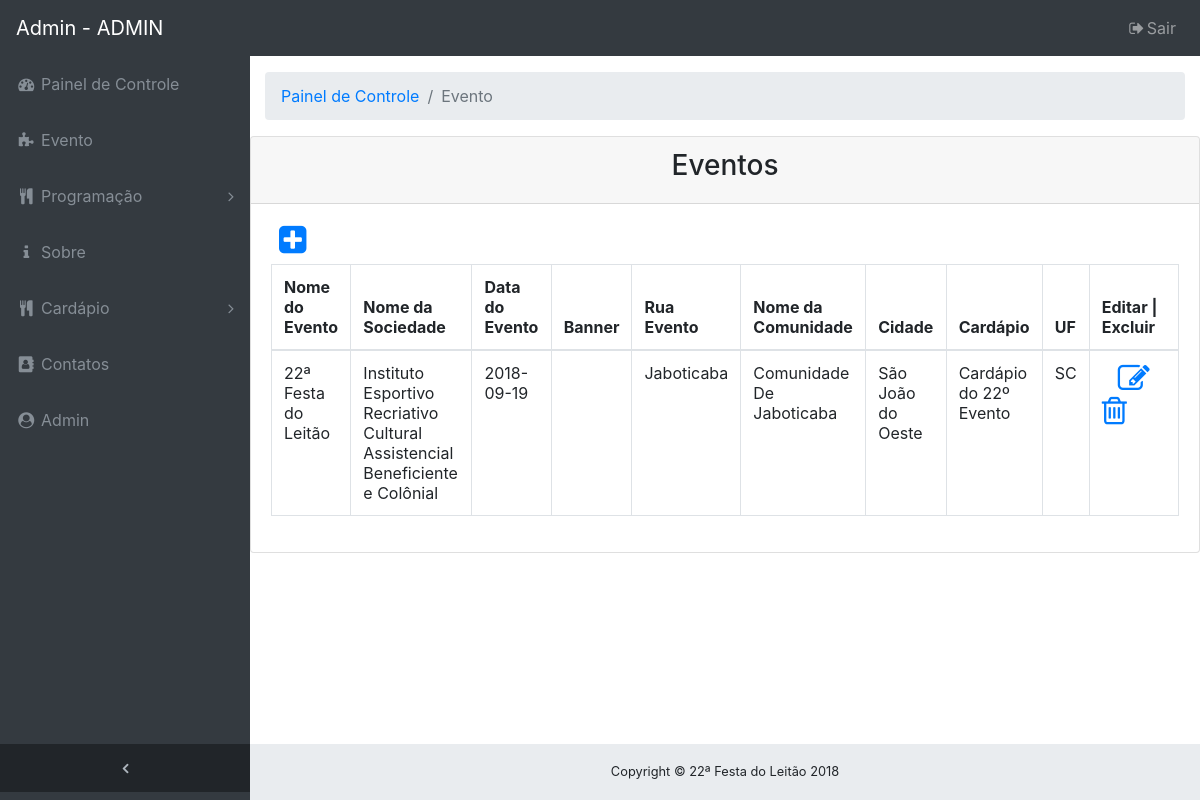
Before: /admin/index.php?url=evento.php (signed in) with the older database file.
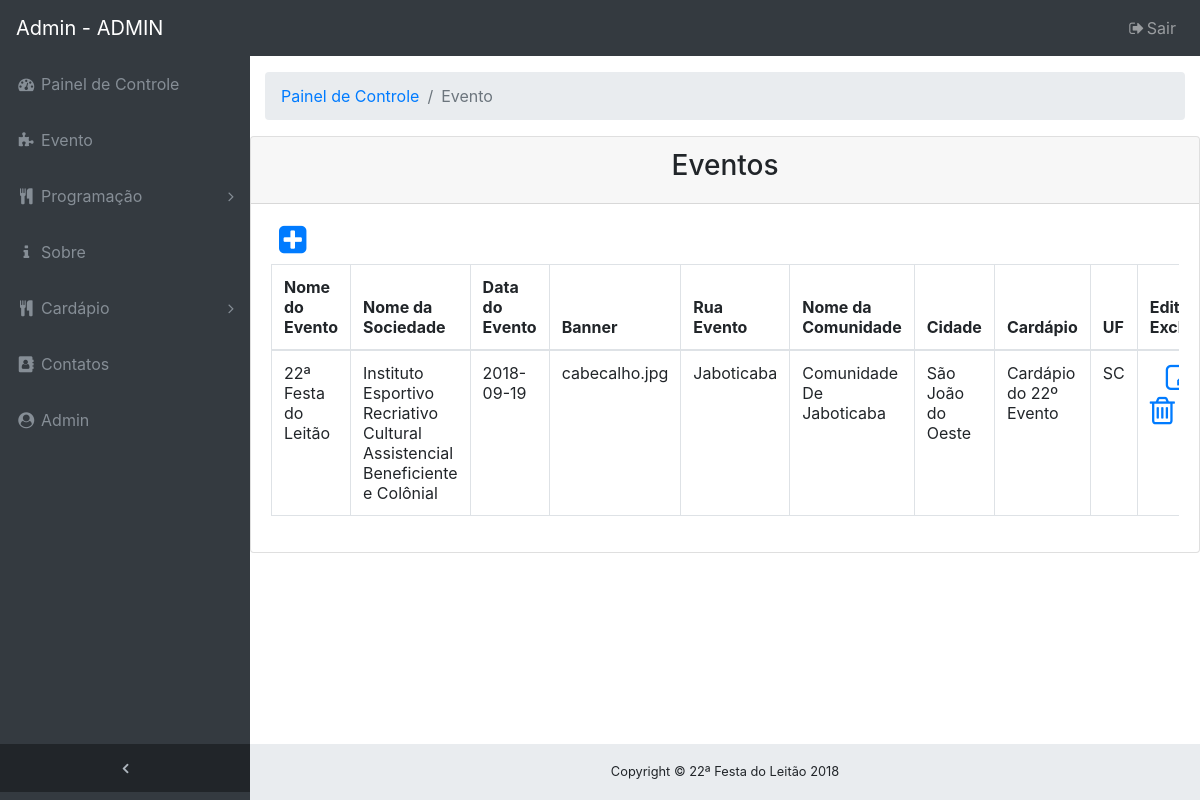
After: the same page with the newer database file.
### tables this page shows
CREATE TABLE `tb_evento` (
    `cod_evento` INTEGER NOT NULL AUTO_INCREMENT,
    `nome_evento` VARCHAR(100),
    `nome_organizacao_evento` VARCHAR(200),
    `data_evento` DATE,
    `rua_evento` VARCHAR(100),
    `nome_comunidade` VARCHAR(200) NOT NULL,
    `banner_evento` VARCHAR(40),
    `cod_cardapio` INTEGER,
    `cod_cidade` INTEGER,
    CONSTRAINT `PK_tb_evento` PRIMARY KEY (`cod_evento`)
);

CREATE TABLE `tb_cidade` (
    `cod_cidade` INTEGER NOT NULL AUTO_INCREMENT,
    `nome_cidade` VARCHAR(200),
    `cod_estado` INTEGER,
    CONSTRAINT `PK_tb_cidade` PRIMARY KEY (`cod_cidade`)
);

CREATE TABLE `tb_cardapio` (
    `cod_cardapio` INTEGER NOT NULL AUTO_INCREMENT,
    `titulo_cardapio` VARCHAR(100),
    `obs_cardapio` VARCHAR(1000),
    CONSTRAINT `PK_tb_cardapio` PRIMARY KEY (`cod_cardapio`)
);

CREATE TABLE `tb_estado` (
    `cod_estado` INTEGER NOT NULL AUTO_INCREMENT,
    `nome_estado` VARCHAR(100),
    `uf` VARCHAR(2),
    CONSTRAINT `PK_tb_estado` PRIMARY KEY (`cod_estado`)
);

### admin/evento.php (the view)
<?php
if (isset($login_cookie)) {
    ?>
    <div class="card mb-3">
        <div class="card-header text-center">
            <h3>Eventos</h3>
        </div>
        <div class="card-body">
            <a href="?url=adc_evento.php" title="Novo <?= $menu; ?>"><i class="fa fa-2x pb-2 pl-2 fa-plus-square"></i></a>
            <div class="table-responsive">
                <table class="table table-bordered" width="100%" cellspacing="0">
                    <thead>
                        <tr>
                            <th>Nome do Evento</th>
                            <th>Nome da Sociedade</th>
                            <th>Data do Evento</th>
                            <th>Banner</th>
                            <th>Rua Evento</th>
                            <th>Nome da Comunidade</th>
                            <th>Cidade</th>
                            <th>Cardápio</th>
                            <th>UF</th>
                            <th>Editar | Excluir</th>
                        </tr>
                    </thead>
                    <tbody>
                        <?php
                        include 'conexao.php';
                        $selectEvento = "CALL sel_eventos();";
                        $queryEvento = $pdo->query($selectEvento);
                        while ($dados = $queryEvento->fetch()) {
                            $cod = $dados['cod_evento'];
                            $nome = $dados['nome_evento'];
                            $nome_sociedade = $dados['nome_organizacao_evento'];
                            $data = $dados['data_evento'];
                            $rua = $dados['rua_evento'];
                            $comunidade = $dados['nome_comunidade'];
                            $cardapio = $dados['titulo_cardapio'];
                            $cidade = $dados['nome_cidade'];
                            $uf = $dados['uf'];
                            $banner = $dados['banner_evento'];
                            ?>
                            <tr>
                                <td><?= $nome; ?></td>
                                <td><?= $nome_sociedade; ?></td>
                                <td><?= $data; ?></td>
                                <td><?= $banner; ?></td>
                                <td><?= $rua; ?></td>
                                <td><?= $comunidade; ?></td>
                                <td><?= $cidade; ?></td>
                                <td><?= $cardapio; ?></td>
                                <td><?= $uf; ?></td>
                                <td>
                                    <a href="?url=edit_evento.php&id=<?= $cod; ?>" title="EDITAR"><i class="fa fa-2x fa-edit pr-3 pl-3"></i></a>
                                    <a href="?url=excBD_evento.php&id=<?= $cod; ?>" onclick="return excluir('<?= $nome ?>');" title="EXCLUIR"><i class="fa fa-2x fa-trash-o"></i></a>
                                </td>
                            </tr>
                            <?php
                        }
                        ?>
                    </tbody>
                </table>
            </div>
        </div>
    </div>
<?php } ?>

### admin/index.php (shortened to what this page needs)
<?php
$login_cookie = $_COOKIE['usuario'];
include './conexao.php';
$sql = "select e.* from tb_admin as a, tb_evento as e"
        . " where e.cod_evento = a.cod_evento";
$query = $pdo->query($sql);
$dados = $query->fetch();
$nome_evento = $dados['nome_evento'];
if (isset($login_cookie)) {
    ?>
    <html>
        <head>
            <link href="../vendor/bootstrap/css/bootstrap.min.css" rel="stylesheet" type="text/css"/>
            <link href="../vendor/font-awesome/css/font-awesome.min.css" rel="stylesheet" type="text/css"/>
            <link href="../vendor/datatables/dataTables.bootstrap4.css" rel="stylesheet" type="text/css"/>
            <link href="../css/sb-admin.css" rel="stylesheet" type="text/css"/>
        </head>
        <body class="fixed-nav sticky-footer bg-dark" id="page-top">
            <?php include './menu.php'; ?>
            <div class="content-wrapper">
                <?php
                $url = $_GET['url'];
                switch ($url) {
                    case 'evento.php':
                        $menu = 'Evento';
                        include './navegacao.php';
                        include ('./evento.php');
                        break;
                }
                ?>
                <footer class="sticky-footer">
                    <div class="container">
                        <div class="text-center">
                            <small>Copyright © <?= $nome_evento;?> 2018</small>
                        </div>
                    </div>
                </footer>
            </div>
        </body>
    </html>
    <?php
} else {
    echo"<script language='javascript' type='text/javascript'>alert('Faça o Login!');window.location.href='login.html'</script>";
}
?>

Changed rows visible on the page:
changed tb_evento "22ª Festa do Leitão": banner_evento (not shown) → "cabecalho.jpg"
